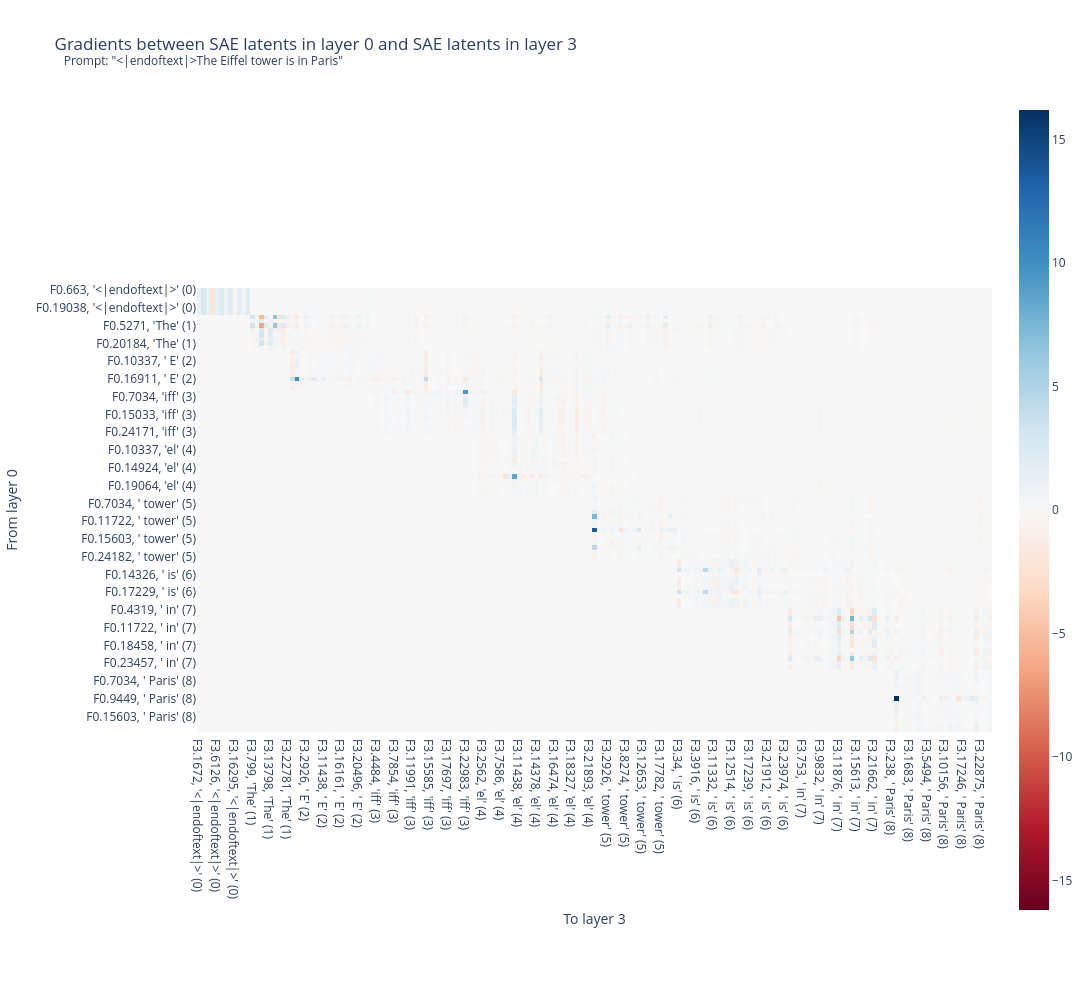

The code cell stored with this chart in its notebook:
### Markdown cell above
Before running the code below to visualize the gradient heatmap, **think about what you expect to see**. The heatmap shows gradients between SAE latents in layer 0 and SAE latents in layer 3, for the prompt `"The Eiffel tower is in Paris"`.

- Do you expect most entries to be zero or nonzero? Why?
- Which pairs of (source position, destination position) are most likely to have large gradient values?
- Would you expect the gradient matrix to be dense or sparse?

Run the cell below and compare with your predictions.

### Code cell
prompt = "The Eiffel tower is in Paris"
tokens = gpt2.to_tokens(prompt)
str_toks = gpt2.to_str_tokens(prompt)
layer_from = 0
layer_to = 3

# Get latent-to-latent gradients
t.cuda.empty_cache()
with t.enable_grad():
    (
        latent_latent_gradients,
        latent_acts_prev,
        latent_acts_next,
        latent_acts_next_recon,
    ) = latent_to_latent_gradients(tokens, gpt2_saes[layer_from], gpt2_saes[layer_to], gpt2)

# Verify that ~the same latents are active in both, and the MSE loss is small
nonzero_latents = [tuple(x) for x in latent_acts_next.indices.tolist()]
nonzero_latents_recon = [tuple(x) for x in latent_acts_next_recon.indices.tolist()]
alive_in_one_not_both = set(nonzero_latents) ^ set(nonzero_latents_recon)
print(f"# nonzero latents (true): {len(nonzero_latents)}")
print(f"# nonzero latents (reconstructed): {len(nonzero_latents_recon)}")
print(f"# latents alive in one but not both: {len(alive_in_one_not_both)}")

fig = px.imshow(
    to_numpy(latent_latent_gradients.T),
    color_continuous_midpoint=0.0,
    color_continuous_scale="RdBu",
    x=[f"F{layer_to}.{latent}, {str_toks[seq]!r} ({seq})" for (_, seq, latent) in latent_acts_next_recon.indices],
    y=[f"F{layer_from}.{latent}, {str_toks[seq]!r} ({seq})" for (_, seq, latent) in latent_acts_prev.indices],
    labels={"x": f"To layer {layer_to}", "y": f"From layer {layer_from}"},
    title=f'Gradients between SAE latents in layer {layer_from} and SAE latents in layer {layer_to}<br><sup>   Prompt: "{"".join(str_toks)}"</sup>',
    width=1600,
    height=1000,
)
fig.show()

### Figure 1 — Plotly figure (JSON) as saved in the notebook; plotly's stock layout.template omitted (floating-point values rounded to 4 significant figures; data arrays with more than 128 entries replaced by an {"elided": "..."} marker saying what was removed)
{"data": [{"coloraxis": "coloraxis", "hovertemplate": "To layer 3: %{x}<br>From layer 0: %{y}<br>color: %{z}<extra></extra>", "name": "0", "type": "heatmap", "x": {"elided": "179 str values"}, "xaxis": "x", "y": ["F0.663, '<|endoftext|>' (0)", "F0.14525, '<|endoftext|>' (0)", "F0.15967, '<|endoftext|>' (0)", "F0.16436, '<|endoftext|>' (0)", "F0.19038, '<|endoftext|>' (0)", "F0.24007, '<|endoftext|>' (0)", "F0.131, 'The' (1)", "F0.513, 'The' (1)", "F0.5271, 'The' (1)", "F0.10337, 'The' (1)", "F0.10920, 'The' (1)", "F0.14924, 'The' (1)", "F0.20184, 'The' (1)", "F0.23457, 'The' (1)", "F0.7034, ' E' (2)", "F0.7292, ' E' (2)", "F0.10337, ' E' (2)", "F0.11722, ' E' (2)", "F0.14924, ' E' (2)", "F0.15033, ' E' (2)", "F0.16911, ' E' (2)", "F0.20184, ' E' (2)", "F0.24182, ' E' (2)", "F0.2124, 'iff' (3)", "F0.7034, 'iff' (3)", "F0.10337, 'iff' (3)", "F0.11722, 'iff' (3)", "F0.14924, 'iff' (3)", "F0.15033, 'iff' (3)", "F0.16482, 'iff' (3)", "F0.20184, 'iff' (3)", "F0.20998, 'iff' (3)", "F0.24171, 'iff' (3)", "F0.3477, 'el' (4)", "F0.7034, 'el' (4)", "F0.7550, 'el' (4)", "F0.10337, 'el' (4)", "F0.11722, 'el' (4)", "F0.11916, 'el' (4)", "F0.11978, 'el' (4)", "F0.14924, 'el' (4)", "F0.15033, 'el' (4)", "F0.15216, 'el' (4)", "F0.15603, 'el' (4)", "F0.19064, 'el' (4)", "F0.20998, 'el' (4)", "F0.24182, 'el' (4)", "F0.4319, ' tower' (5)", "F0.7034, ' tower' (5)", "F0.7550, ' tower' (5)", "F0.10337, ' tower' (5)", "F0.11719, ' tower' (5)", "F0.11722, ' tower' (5)", "F0.11978, ' tower' (5)", "F0.12043, ' tower' (5)", "F0.15033, ' tower' (5)", "F0.15603, ' tower' (5)", "F0.16482, ' tower' (5)", "F0.16697, ' tower' (5)", "F0.20998, ' tower' (5)", "F0.24182, ' tower' (5)", "F0.7034, ' is' (6)", "F0.7550, ' is' (6)", "F0.7654, ' is' (6)", "F0.14326, ' is' (6)", "F0.14924, ' is' (6)", "F0.15033, ' is' (6)", "F0.15603, ' is' (6)", "F0.17229, ' is' (6)", "F0.19064, ' is' (6)", "F0.20998, ' is' (6)", "F0.24182, ' is' (6)", "F0.4319, ' in' (7)", "F0.7034, ' in' (7)", "F0.7413, ' in' (7)", "F0.7550, ' in' (7)", "F0.11722, ' in' (7)", "F0.11786, ' in' (7)", "F0.15033, ' in' (7)", "F0.15603, ' in' (7)", "F0.18458, ' in' (7)", "F0.19064, ' in' (7)", "F0.20998, ' in' (7)", "F0.23052, ' in' (7)", "F0.23457, ' in' (7)", "F0.24182, ' in' (7)", "F0.2867, ' Paris' (8)", "F0.4319, ' Paris' (8)", "F0.7034, ' Paris' (8)", "F0.7479, ' Paris' (8)", "F0.7550, ' Paris' (8)", "F0.7836, ' Paris' (8)", "F0.9449, ' Paris' (8)", "F0.11722, ' Paris' (8)", "F0.13953, ' Paris' (8)", "F0.14325, ' Paris' (8)", "F0.15603, ' Paris' (8)", "F0.18458, ' Paris' (8)", "F0.20998, ' Paris' (8)", "F0.24182, ' Paris' (8)"], "yaxis": "y", "z": {"elided": "100x179 float values"}}], "layout": {"coloraxis": {"autocolorscale": false, "cmid": 0, "colorscale": [[0, "rgb(103,0,31)"], [0.1, "rgb(178,24,43)"], [0.2, "rgb(214,96,77)"], [0.3, "rgb(244,165,130)"], [0.4, "rgb(253,219,199)"], [0.5, "rgb(247,247,247)"], [0.6, "rgb(209,229,240)"], [0.7, "rgb(146,197,222)"], [0.8, "rgb(67,147,195)"], [0.9, "rgb(33,102,172)"], [1, "rgb(5,48,97)"]]}, "height": 1000, "title": {"text": "Gradients between SAE latents in layer 0 and SAE latents in layer 3<br><sup>   Prompt: \"<|endoftext|>The Eiffel tower is in Paris\"</sup>"}, "width": 1600, "xaxis": {"anchor": "y", "constrain": "domain", "domain": [0, 1], "scaleanchor": "y", "title": {"text": "To layer 3"}}, "yaxis": {"anchor": "x", "autorange": "reversed", "constrain": "domain", "domain": [0, 1], "title": {"text": "From layer 0"}}}}
